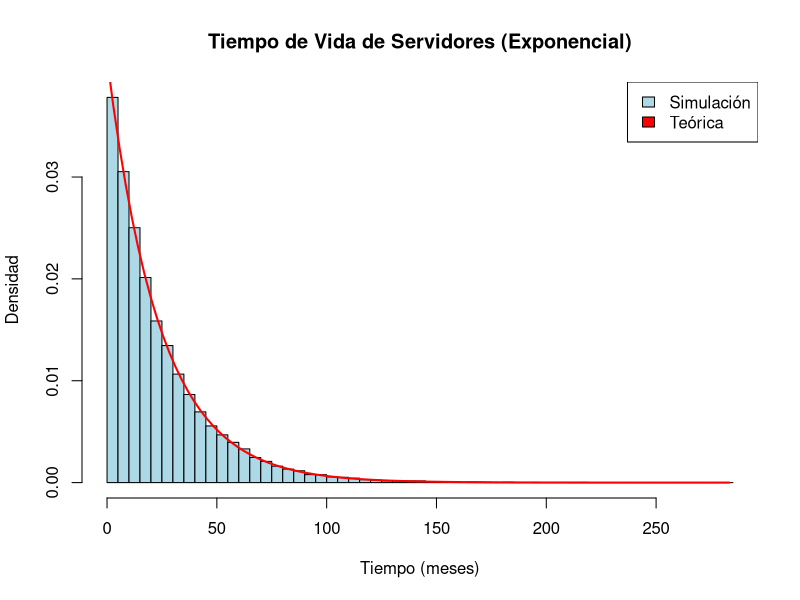

Write the R code that produced this figure.
# -----------------------------------------------
# Nombre: [Tu Nombre]
# Cédula: [Tu Cédula]
# Ejercicio 1: Distribución Exponencial
# -----------------------------------------------

# Parámetros
media <- 24
tasa <- 1/media  # λ = 1/24
n_muestras <- 50000

# a) Simulación de los tiempos de vida
set.seed(0)
tiempos_vida <- rexp(n_muestras, rate = tasa)

# b) Probabilidad de durar más de 36 meses
prob_simulada <- mean(tiempos_vida > 36)    # muestras> 36 es una condicion, lo que convierte al vector muestras en un vector de 1's y 0's y promedia los 1
prob_teorica <- 1 - pexp(36, rate = tasa)   #P(X > 36) = 1 - P(X ≤ 36)

# Comparación
cat("Probabilidad simulada (>36 meses):", prob_simulada, "\n")
cat("Probabilidad teórica (>36 meses):",  prob_teorica,  "\n")

# c) Histograma y densidad teórica
hist(
   tiempos_vida, 
   freq = FALSE,  # Mostrar densidades, no frecuencias
   breaks = 50,   # la cantidad de meses es demasiado alta y dificultad la visualizacion con barras
   main = "Tiempo de Vida de Servidores (Exponencial)",
   xlab = "Tiempo (meses)",
   ylab = "Densidad",
   col = "lightblue"
)

# Superponer densidad teórica
curve(
  dexp(x, rate = tasa), #al ser continua se necesita cubrir el eje x con decimales, por ello se utiliza "x"
  from = 0, 
  to = max(tiempos_vida), 
  col = "red", 
  lwd = 2, 
  add = TRUE
)

legend("topright", 
   legend = c("Simulación", "Teórica"),
   col = c("lightblue", "red"),
   fill = c("lightblue", "red")
)


